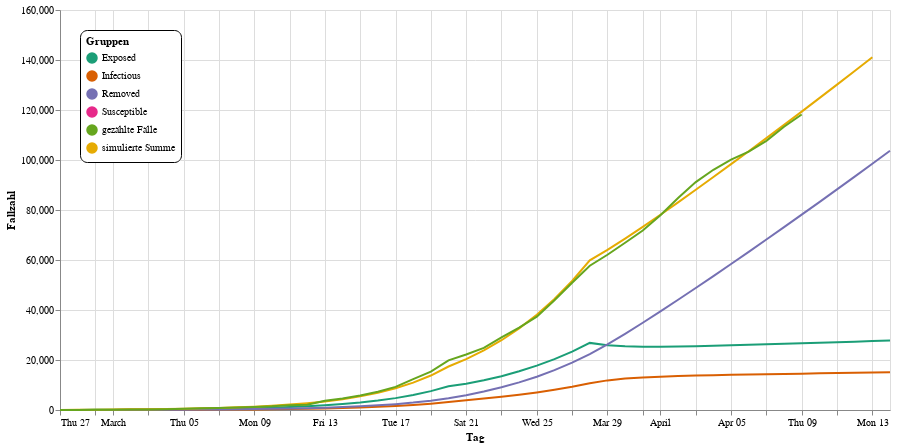

The notebook cell this image was saved under:
### Markdown cell above
Die folgende Funktion erzeugt ein Diagramm mit mehreren Ebenen: Die Kurven und die Legende zeichnet `line`. Die `selection` `nearest` benutzt das interaktive Diagramm, um den Tag auszuwählen, der am besten zur Position der Maus passt. `points` zeichnet kleine Kringel über die Werte der Kurve an diesem Tag. `text` ergänzt den Zahlenwert der gekringelten Werte. `rules` zeichnet eine graue Linie, die den Tag hervorhebt und `date_text` schreibt den Tag als Text am oberen Rand des Diagramms aus. Die Funktion `alt.layer()` fügt all diese Elemente zu einem Diagramm zusammen.

Die Funktion `plot()` nimmt neben dem Dataframe noch optionale Parameter für die Position der Legende und die Maße des gesamten Diagramms entgegen. Das Notebook verwendet sie später noch für weitere Diagramme mit anderen Skalen.

### Code cell
def plot(data, legendX=20, legendY=20, width=830, height=400):
    line = alt.Chart(data).mark_line(point=False).encode(
        alt.X("Tag", title="Tag"),
        alt.Y("Fallzahl:Q", title="Fallzahl"),
        color=alt.Color("Typ:N", 
                        scale=alt.Scale(scheme="dark2"),
                        legend=alt.Legend(
            orient="none", legendX=legendX, legendY=legendY,
            fillColor="white", strokeColor="black", cornerRadius=7, padding=6,
            title="Gruppen"))
    )
    nearest = alt.selection(type='single', nearest=True, on='mouseover',
                            fields=['Tag'], empty='none')
    selectors = alt.Chart(data).mark_point().encode(
        alt.X("Tag", title="Tag"),
        opacity=alt.value(0),
    ).add_selection(nearest)
    points = line.mark_point().encode(
        opacity=alt.condition(nearest, alt.value(1), alt.value(0))
    )
    text = line.mark_text(align='left', dx=4, dy=-8).encode(
        text=alt.condition(nearest, 'Fallzahl:Q', alt.value(' '))
    )
    rules = alt.Chart(data).mark_rule(color='gray').encode(
        alt.X("Tag", title="Tag"),
    ).transform_filter(nearest)
    date_text = rules.mark_text(align='left', dx=4, dy=-8).encode(
        y=alt.value(16),
        color=alt.value('gray'),
        text=alt.condition(nearest, 'Tag', alt.value(' '))
    )
    return alt.layer(
        line, selectors, points, rules, text, date_text
    ).properties(width=width, height=height)
    
plot(seir_data)

### Figure 1 — Vega-Lite specification as saved in the notebook (floating-point values rounded to 4 significant figures; data arrays with more than 128 entries replaced by an {"elided": "..."} marker saying what was removed)
{"config": {"view": {"continuousWidth": 400, "continuousHeight": 300}}, "layer": [{"mark": {"type": "line", "point": false}, "encoding": {"color": {"type": "nominal", "field": "Typ", "legend": {"cornerRadius": 7, "fillColor": "white", "legendX": 20, "legendY": 20, "orient": "none", "padding": 6, "strokeColor": "black", "title": "Gruppen"}, "scale": {"scheme": "dark2"}}, "x": {"type": "temporal", "field": "Tag", "title": "Tag"}, "y": {"type": "quantitative", "field": "Fallzahl", "title": "Fallzahl"}}}, {"mark": "point", "encoding": {"opacity": {"value": 0}, "x": {"type": "temporal", "field": "Tag", "title": "Tag"}}, "selection": {"selector001": {"type": "single", "nearest": true, "on": "mouseover", "fields": ["Tag"], "empty": "none"}}}, {"mark": "point", "encoding": {"color": {"type": "nominal", "field": "Typ", "legend": {"cornerRadius": 7, "fillColor": "white", "legendX": 20, "legendY": 20, "orient": "none", "padding": 6, "strokeColor": "black", "title": "Gruppen"}, "scale": {"scheme": "dark2"}}, "opacity": {"condition": {"value": 1, "selection": "selector001"}, "value": 0}, "x": {"type": "temporal", "field": "Tag", "title": "Tag"}, "y": {"type": "quantitative", "field": "Fallzahl", "title": "Fallzahl"}}}, {"mark": {"type": "rule", "color": "gray"}, "encoding": {"x": {"type": "temporal", "field": "Tag", "title": "Tag"}}, "transform": [{"filter": {"selection": "selector001"}}]}, {"mark": {"type": "text", "align": "left", "dx": 4, "dy": -8}, "encoding": {"color": {"type": "nominal", "field": "Typ", "legend": {"cornerRadius": 7, "fillColor": "white", "legendX": 20, "legendY": 20, "orient": "none", "padding": 6, "strokeColor": "black", "title": "Gruppen"}, "scale": {"scheme": "dark2"}}, "text": {"condition": {"type": "quantitative", "field": "Fallzahl", "selection": "selector001"}, "value": " "}, "x": {"type": "temporal", "field": "Tag", "title": "Tag"}, "y": {"type": "quantitative", "field": "Fallzahl", "title": "Fallzahl"}}}, {"mark": {"type": "text", "align": "left", "dx": 4, "dy": -8}, "encoding": {"color": {"value": "gray"}, "text": {"condition": {"type": "temporal", "field": "Tag", "selection": "selector001"}, "value": " "}, "x": {"type": "temporal", "field": "Tag", "title": "Tag"}, "y": {"value": 16}}, "transform": [{"filter": {"selection": "selector001"}}]}], "data": {"name": "data-e26e3e1d28aff76fca46dd1336ff7c16"}, "height": 400, "width": 830, "$schema": "https://vega.github.io/schema/vega-lite/v4.8.1.json", "datasets": {"data-e26e3e1d28aff76fca46dd1336ff7c16": {"elided": "283 records"}}}
